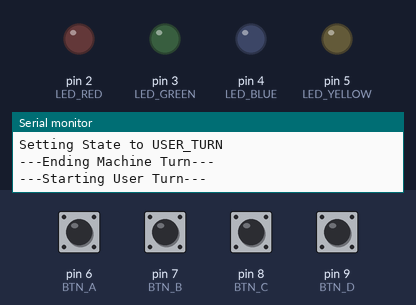
The sketch below on a simulated Arduino Uno, built with avr-gcc and run on an emulated ATmega328P. Shown: output pins drawn as LEDs (lit = HIGH), the last lines printed to the serial monitor. Dashed ring = blinking. The inputs (shaded band) are chosen by the test bench; at power-on: pin 6 (BTN_A), pin 7 (BTN_B), pin 8 (BTN_C), pin 9 (BTN_D) HIGH. Random numbers use the default seed unless the sketch sets one.

Above: at 1.5 s.
1.6 s: pin 6 (BTN_A) pulled LOW for 0.15 s
At 2.0 s:
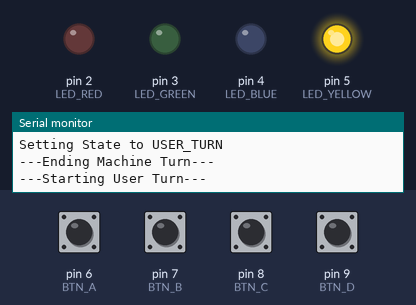
At 2.7 s:
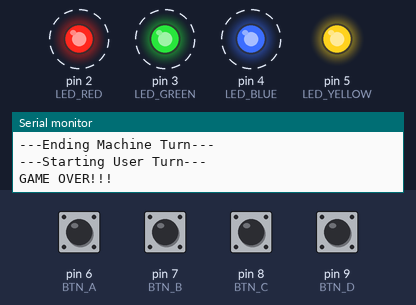
Timing chart, 0 to 6.4 s (numbered marks = the images above; inputs shaded):
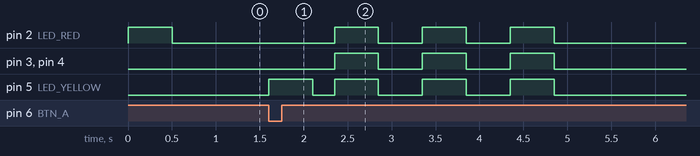

The sketch:

genius.ino
```cpp
#define LED_RED 2
#define LED_GREEN 3
#define LED_BLUE 4
#define LED_YELLOW 5

#define BTN_A 6
#define BTN_B 7
#define BTN_C 8
#define BTN_D 9

#define QTD_LEDS 4

#define UNDEFINED -1

enum States {
  NEXT_ROUND,
  USER_TURN,
  GAME_WIN,
  GAME_OVER
};

enum GAME_DIFFICULTY {
  EASY = 4,
  NORMAL = 8,
  HARD = 15
};

int *leds;
int DIFFICUTY = NORMAL;
int currentState = NEXT_ROUND;
int turn = 0;

void setup() {
  // put your setup code here, to run once:
  Serial.begin(9600);
  randomSeed(analogRead(0));

  setPorts();

  DIFFICUTY = setGameDifficult();
  leds = malloc(DIFFICUTY * sizeof(int));
  Serial.print("Difficulty: ");
  Serial.println(DIFFICUTY);

  loadColors();
}

void setPorts() {
  pinMode(LED_RED, OUTPUT);
  pinMode(LED_GREEN, OUTPUT);
  pinMode(LED_BLUE, OUTPUT);
  pinMode(LED_YELLOW, OUTPUT);

  pinMode(BTN_A, INPUT_PULLUP);
  pinMode(BTN_B, INPUT_PULLUP);
  pinMode(BTN_C, INPUT_PULLUP);
  pinMode(BTN_D, INPUT_PULLUP);
}

int setGameDifficult(){
  if(((digitalRead(BTN_A) == LOW) || (digitalRead(BTN_D) == LOW))){
      return EASY;
  }
  else if (((digitalRead(BTN_B) == LOW) || (digitalRead(BTN_C) == LOW))){
    return HARD;
  }
  return NORMAL;
}

void loadColors(){
  for(int i=0; i<DIFFICUTY; i++){
    leds[i] = random(LED_RED, LED_YELLOW +1);
  }
}

void flashLight(int led){
  digitalWrite(led, HIGH);
  delay(500);
  digitalWrite(led, LOW);
  delay(250);
}

void executeMachineTurn(){
  Serial.println("---Starting Machine Turn---");
  Serial.print("Turn: ");
  Serial.println(turn+1);

  if(turn == DIFFICUTY){
    currentState = GAME_WIN;
    Serial.println("Setting State to GAME_WIN");
    Serial.println("---Ending Machine Turn---");
    return;
  }

  turn++;
  for(int i=0; i < turn; i++){
    Serial.print("Flashing LED:");
    Serial.println(leds[i]);
    flashLight(leds[i]);
  }

  currentState =  USER_TURN;
  Serial.println("Setting State to USER_TURN");
  Serial.println("---Ending Machine Turn---");
}

void executeUserTurn(){
  Serial.println("---Starting User Turn---");
  int i=0;
  while(i < turn){
    if(digitalRead(BTN_A) == LOW){
      flashLight(LED_YELLOW);
      if(leds[i] != LED_YELLOW){
        currentState = GAME_OVER;
        return;
      }
      i++;
    }
    else if(digitalRead(BTN_B) == LOW){
      flashLight(LED_BLUE);
      if(leds[i] != LED_BLUE){
        currentState = GAME_OVER;
        return;
      }
      i++;
    }
    else if(digitalRead(BTN_C) == LOW){
      flashLight(LED_GREEN);
      if(leds[i] != LED_GREEN){
        currentState = GAME_OVER;
        return;
      }
      i++;
    }
    else if(digitalRead(BTN_D) == LOW){
      flashLight(LED_RED);
      if(leds[i] != LED_RED){
        currentState = GAME_OVER;
        return;
      }
      i++;
    }
  }
  currentState = NEXT_ROUND;
  Serial.println("---Ending User Turn---");
}

void executeGameCleared(){
  for(int j=0; j <20; j++){
    for(int i=0; i < QTD_LEDS; i++){
      digitalWrite(i+2, HIGH);
      delay(200*((j%3)*0.25));
      digitalWrite(i+2, LOW);
      delay(200*((j%3)*0.25));
    }
    for(int i=(QTD_LEDS-1); i >= 0; i--){
      digitalWrite(i+2, HIGH);
      delay(200*((j%3)*0.25));
      digitalWrite(i+2, LOW);
      delay(200*((j%3)*0.25));
    }
  }
  currentState = UNDEFINED;
}

void executeGameOver(){
  Serial.println("GAME OVER!!!");
  for(int j=0; j < 3; j++ ){
    for(int i=0; i < QTD_LEDS; i++){
      digitalWrite(i+2, HIGH);
    }
    delay(500);
    for(int i=0; i < QTD_LEDS; i++){
      digitalWrite(i+2, LOW);
    }
    delay(500);
  }
  currentState = UNDEFINED;
}

void loop() {
  switch(currentState){
    case NEXT_ROUND: executeMachineTurn(); break;
    case USER_TURN: executeUserTurn(); break;
    case GAME_WIN: executeGameCleared(); break;
    case GAME_OVER: executeGameOver(); break;
  }
}
```

Measured:
- after the input at 1.6 s, pin 2 (LED_RED), pin 3 (LED_GREEN), pin 4 (LED_BLUE): alternates HIGH for 0.50 s and LOW for 0.50 s, 6 changes in all, then stays LOW, starting after 0.75 s; pin 5 (LED_YELLOW): LOW → HIGH at once, → LOW 0.50 s later, → HIGH 0.25 s later, → LOW 0.50 s later, … (8 changes in this stretch)
